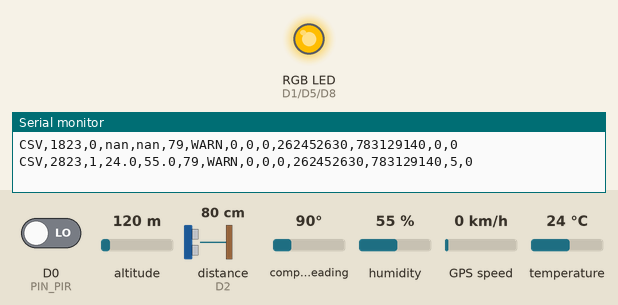
The sketch below on a simulated ESP8266 (NodeMCU). On the bench: an RGB LED mixed from three pins (HIGH = lit), the last lines printed to the serial monitor. Wiring (inferred from the names in the program): ultrasonic range finder: trigger D3; echo D2. Inputs (shaded band) come from the test bench; at power-on: distance to the obstacle (sensor on D2) 80 cm, D0 (PIN_PIR) LOW, altitude 120 m, compass heading 90°, humidity 55 %, GPS speed 0 km/h, temperature 24 °C. The echo pulse lasts 58.3 µs per cm; WiFi joins after 1.5 s; servers stay silent unless stated; the GPS gets a fix after 3 s at 37.7749, -122.4194 with 8 satellites; pins used as bus, display or sensor lines are not drawn.

Above: at 3.0 s.
3.1 s: distance to the obstacle (sensor on D2) set to 66 cm
At 4.5 s:
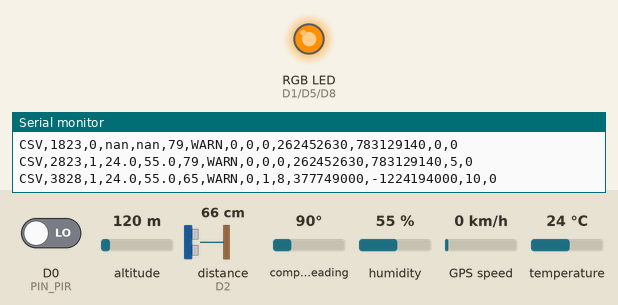
4.8 s: distance to the obstacle (sensor on D2) set to 58 cm
At 6.0 s:
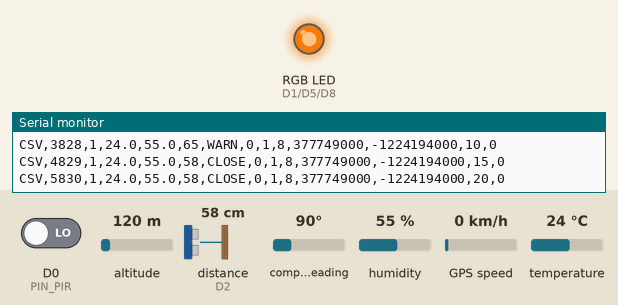
6.3 s: distance to the obstacle (sensor on D2) set to 250 cm
At 7.2 s:
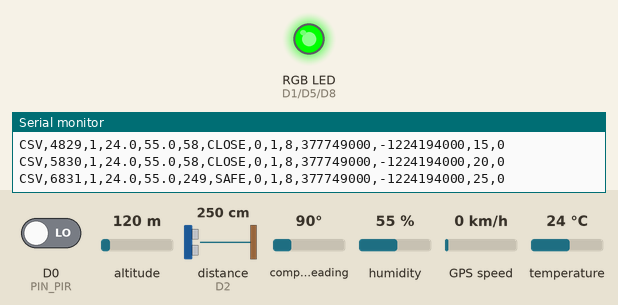
7.8 s: distance to the obstacle (sensor on D2) set to 204 cm
9.3 s: distance to the obstacle (sensor on D2) set to 195 cm
At 10.4 s:
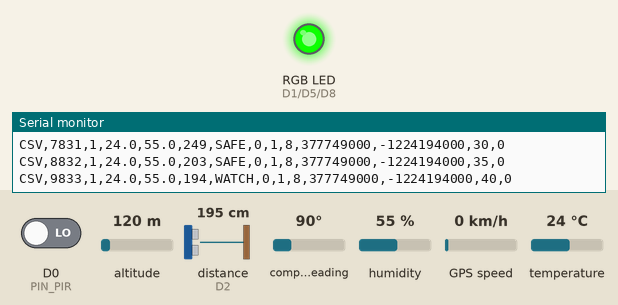
10.8 s: distance to the obstacle (sensor on D2) set to 2 cm
At 11.6 s:
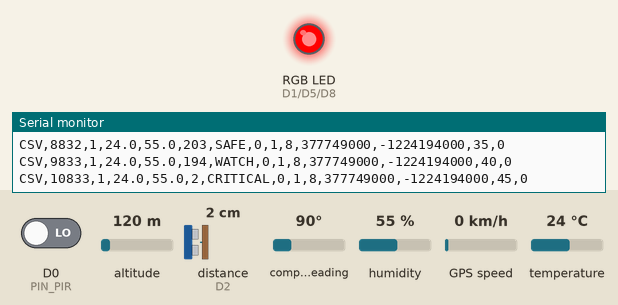
Timing chart, 0 to 13.3 s (numbered marks = the images above; inputs shaded):
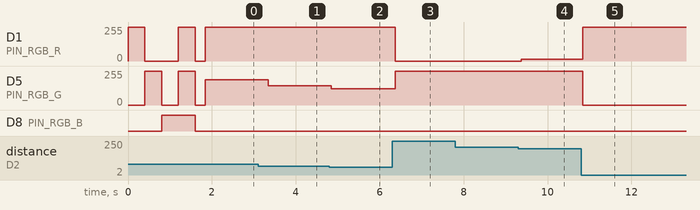

Measured:
- after the input at 3.1 s, D5 (PIN_RGB_G): 189/255 → 144/255 after 0.24 s
- after the input at 4.8 s, D5 (PIN_RGB_G): 144/255 → 122/255 at once
- after the input at 6.3 s, D1 (PIN_RGB_R): 255/255 → 0/255 after 0.08 s; D5 (PIN_RGB_G): 122/255 → 255/255 after 0.08 s
- after the input at 9.3 s, D1 (PIN_RGB_R): 0/255 → 14/255 after 0.07 s
- after the input at 10.8 s, D1 (PIN_RGB_R): 14/255 → 255/255 at once; D5 (PIN_RGB_G): 255/255 → 0/255 at once

The sketch:

board1_main.ino
```cpp
/*
 * ============================================================================
 *  BOARD 1 - SENSOR NODE (FINAL / FROZEN PIN MAP)
 * ============================================================================
 *
 *  Reads DHT22, HC-SR04, PIR and GPS, computes the alert zone, drives the
 *  local RGB LED, and broadcasts a SensorPacket to board 2 over ESP-NOW.
 *
 *  FROZEN WIRING - see FINAL_PINOUT.md before changing anything
 *  -------------------------------------------------------------
 *    DHT22 DATA   -> D4  / GPIO2   (10k pull-up to 3V3)
 *    HC-SR04 TRIG -> D3  / GPIO0   (10k pull-up to 3V3)
 *    HC-SR04 ECHO -> D2  / GPIO4   (1k series + 2k to GND divider)
 *    PIR OUT      -> D0  / GPIO16
 *    GPS TX       -> D6  / GPIO12  (ESP software-serial RX)
 *    GPS RX       -> D7  / GPIO13  (ESP software-serial TX)
 *    RGB R/G/B    -> D1/D5/D8 (GPIO5/14/15) via 100R to MOSFET gates
 *
 *  ESP-NOW
 *  -------
 *    Channel 1, broadcast MAC FF:FF:FF:FF:FF:FF, 5 packets per second.
 *    Board 2 only listens; it does not send anything back.
 *
 *  Serial monitor: 115200 baud.
 * ============================================================================
 */

#include <DHT.h>
#include <SoftwareSerial.h>
#include <TinyGPSPlus.h>
#include <ESP8266WiFi.h>
#include <espnow.h>
#include <user_interface.h>

// ---------------------------------------------------------------------------
// FROZEN PIN MAP - keep these numbers identical to FINAL_PINOUT.md
// ---------------------------------------------------------------------------
const uint8_t PIN_DHT = 2;       // D4  / GPIO2
const uint8_t PIN_TRIG = 0;      // D3  / GPIO0
const uint8_t PIN_ECHO = 4;      // D2  / GPIO4
const uint8_t PIN_PIR = 16;      // D0  / GPIO16
const uint8_t PIN_GPS_RX = 12;   // D6  / GPIO12
const uint8_t PIN_GPS_TX = 13;   // D7  / GPIO13
const uint8_t PIN_RGB_R = 5;     // D1  / GPIO5
const uint8_t PIN_RGB_G = 14;    // D5  / GPIO14
const uint8_t PIN_RGB_B = 15;    // D8  / GPIO15

// 0 cm means "blocked / no echo" and is CRITICAL red.
// 999 is a separate "no target, above 400 cm" sentinel.
const uint16_t DIST_INVALID = 999;

// Packet identity. Board 2 rejects anything with a different magic/version.
const uint16_t PACKET_MAGIC = 0x5A31;
const uint8_t PACKET_VERSION = 1;

// Zone numbers are shared by both boards.
enum AlertZone : uint8_t {
  ZONE_SAFE = 0,
  ZONE_WATCH = 1,
  ZONE_WARN = 2,
  ZONE_CLOSE = 3,
  ZONE_CRITICAL = 4
};

// ---------------------------------------------------------------------------
// ESP-NOW packet
// ---------------------------------------------------------------------------
// Kept small (34 bytes) and packed so both boards agree on the exact layout.
// latE7/lngE7 are latitude/longitude multiplied by 10,000,000 and stored as
// integers. This avoids sending 64-bit doubles and keeps the packet compact.
// ---------------------------------------------------------------------------
typedef struct __attribute__((packed)) {
  uint16_t magic;       // PACKET_MAGIC
  uint8_t version;      // PACKET_VERSION
  uint32_t seq;         // packet counter, wraps naturally
  uint32_t uptimeMs;    // sender millis()
  float tempC;          // last valid DHT temperature
  float humidity;       // last valid DHT humidity
  uint16_t distanceCm;  // 0 = blocked, 999 = no target, else 1..400
  uint8_t motion;       // 0/1 from PIR
  uint8_t zone;         // AlertZone
  uint8_t gpsFix;       // 0/1
  uint8_t satellites;   // satellite count, capped at 255
  uint8_t dhtValid;     // 0 = last DHT read failed
  int32_t latE7;        // latitude * 10^7
  int32_t lngE7;        // longitude * 10^7
} SensorPacket;

// ---------------------------------------------------------------------------
// Global objects and state
// ---------------------------------------------------------------------------
DHT dht(PIN_DHT, DHT22);
SoftwareSerial gpsSerial(PIN_GPS_RX, PIN_GPS_TX);
TinyGPSPlus gps;

SensorPacket packet;
uint32_t packetSeq = 0;

uint16_t distanceCm = DIST_INVALID;
uint8_t currentZone = ZONE_SAFE;
uint8_t motion = 0;
uint8_t dhtValid = 0;
float lastTempC = NAN;
float lastHumidity = NAN;
const int32_t DEFAULT_LAT_E7 = 262452630L; // 26.245263 N (Default base location when no GPS lock)
const int32_t DEFAULT_LNG_E7 = 783129140L; // 78.312914 E
uint8_t gpsFix = 0;
uint8_t satellites = 0;
int32_t latE7 = DEFAULT_LAT_E7;
int32_t lngE7 = DEFAULT_LNG_E7;

unsigned long lastDistanceMs = 0;
unsigned long lastDhtMs = 0;
unsigned long lastSendMs = 0;
unsigned long lastDebugMs = 0;

// ESP-NOW state
bool espNowReady = false;
uint8_t broadcastMac[6] = {0xFF, 0xFF, 0xFF, 0xFF, 0xFF, 0xFF};
volatile uint32_t sendOk = 0;
volatile uint32_t sendFail = 0;

// ---------------------------------------------------------------------------
// ESP-NOW send callback
// ---------------------------------------------------------------------------
// status == 0 means the packet was handed to the WiFi layer successfully.
// Broadcast packets are not acknowledged by the receiver, so this is not a
// delivery guarantee; board 2 uses a timeout to detect a lost link.
// ---------------------------------------------------------------------------
void onSent(uint8_t *mac, uint8_t status) {
  if (status == 0) {
    sendOk++;
  } else {
    sendFail++;
  }
}

// ---------------------------------------------------------------------------
// HC-SR04 distance
// ---------------------------------------------------------------------------
// One 10 us trigger pulse, then measure the ECHO HIGH time.
// distance_cm = duration_us * 0.0343 / 2
// pulseIn() returns 0 on its 25 ms timeout (indicating clear open path / no target).
// ---------------------------------------------------------------------------
uint16_t readOnceCm() {
  digitalWrite(PIN_TRIG, LOW);
  delayMicroseconds(2);
  digitalWrite(PIN_TRIG, HIGH);
  delayMicroseconds(10);
  digitalWrite(PIN_TRIG, LOW);

  unsigned long duration = pulseIn(PIN_ECHO, HIGH, 25000UL); // 25ms timeout (~4.3m max)
  if (duration == 0) {
    return DIST_INVALID; // Timeout = no obstacle in range / open space
  }
  uint16_t cm = (uint16_t)(duration * 0.0343 / 2.0);
  if (cm < 2 || cm > 400) {
    return DIST_INVALID;
  }
  return cm;
}

// ---------------------------------------------------------------------------
// Median of three - removes a single wild ultrasonic reading.
// ---------------------------------------------------------------------------
uint16_t median3(uint16_t a, uint16_t b, uint16_t c) {
  if (a > b) {
    uint16_t t = a;
    a = b;
    b = t;
  }
  if (b > c) {
    uint16_t t = b;
    b = c;
    c = t;
  }
  if (a > b) {
    uint16_t t = a;
    a = b;
    b = t;
  }
  return b;
}

// ---------------------------------------------------------------------------
// Read distance three times and keep the median.
//   > 400 cm or timeout -> DIST_INVALID (safe / no obstacle)
//   2..400              -> valid centimetres
// ---------------------------------------------------------------------------
uint16_t readDistanceCm() {
  uint16_t a = readOnceCm();
  uint16_t b = readOnceCm();
  uint16_t c = readOnceCm();
  uint16_t m = median3(a, b, c);

  if (m == 0 || m > 400 || m == DIST_INVALID) {
    return DIST_INVALID;
  }
  return m;
}

// ---------------------------------------------------------------------------
// Distance -> zone
// ---------------------------------------------------------------------------
// Rule: Anything >= 200 cm (or DIST_INVALID) is SAFE!
// ---------------------------------------------------------------------------
uint8_t computeZone(uint16_t cm) {
  if (cm == DIST_INVALID || cm >= 200) {
    return ZONE_SAFE;
  }
  if (cm >= 120) {
    return ZONE_WATCH;
  }
  if (cm >= 60) {
    return ZONE_WARN;
  }
  if (cm >= 20) {
    return ZONE_CLOSE;
  }
  return ZONE_CRITICAL;
}

const char *zoneName(uint8_t zone) {
  switch (zone) {
    case ZONE_SAFE: return "SAFE";
    case ZONE_WATCH: return "WATCH";
    case ZONE_WARN: return "WARN";
    case ZONE_CLOSE: return "CLOSE";
    case ZONE_CRITICAL: return "CRITICAL";
    default: return "?";
  }
}

// ---------------------------------------------------------------------------
// RGB output (common anode + low-side N-MOSFET: PWM HIGH turns the colour on)
// ---------------------------------------------------------------------------
void setColor(uint8_t r, uint8_t g, uint8_t b) {
  analogWrite(PIN_RGB_R, r);
  analogWrite(PIN_RGB_G, g);
  analogWrite(PIN_RGB_B, b);
}

// Blip timing state for Board 1
unsigned long rfTxBlipMs = 0;
bool rfTxBlipActive = false;

void triggerBoard1TxBlip() {
  rfTxBlipMs = millis();
  rfTxBlipActive = true;
}

// ---------------------------------------------------------------------------
// High-Precision Analog Color Gradient (Continuous 24-bit PWM Interpolation)
// Smoothly transitions from Pure Green -> Lime -> Yellow -> Orange -> Deep Red
// Threshold: >= 200 cm is SAFE (Pure Solid Green)
// ---------------------------------------------------------------------------
void computeProximityColor(uint16_t cm, uint8_t &r, uint8_t &g, uint8_t &b) {
  b = 0; // Pure warm/hazard spectrum

  // 1. Clear / Safe Buffer (>= 200 cm or DIST_INVALID): Pure Green
  if (cm == DIST_INVALID || cm >= 200) {
    r = 0;
    g = 255;
    return;
  }

  // 2. Critical Stop / Touch (<= 20 cm): Pure Solid Red
  if (cm <= 20) {
    r = 255;
    g = 0;
    return;
  }

  // 3. Approach Zone (100 cm to 200 cm): Green stays 255, Red ramps up 0 -> 255
  // (Pure Green at 200cm -> Lime at 160cm -> Chartreuse at 130cm -> Pure Yellow at 100cm)
  if (cm >= 100) {
    r = (uint8_t)map(cm, 200, 100, 0, 255);
    g = 255;
    return;
  }

  // 4. Proximity Danger Zone (20 cm to 100 cm): Red stays 255, Green drops 255 -> 0
  // (Pure Yellow at 100cm -> Amber at 70cm -> Orange at 45cm -> Deep Red at 20cm)
  r = 255;
  g = (uint8_t)map(cm, 100, 20, 255, 0);
}

void applyZoneColor(uint16_t cm) {
  // RF Transmission Spark Blip (20 ms subtle Cyan-White spark every 1 second)
  if (rfTxBlipActive) {
    if (millis() - rfTxBlipMs <= 20) {
      setColor(180, 255, 255); // 20 ms RF Transmission confirmation spark
      return;
    } else {
      rfTxBlipActive = false;
    }
  }

  // Board 1 RGB is 100% Dedicated to Proximity Radar:
  // >= 200 cm or DIST_INVALID: PURE SOLID GREEN (0, 255, 0)
  // < 200 cm: High-precision analog color gradient (Green -> Yellow -> Orange -> Red)
  // < 8 cm: Pure Solid Red (255, 0, 0)
  uint8_t r = 0, g = 0, b = 0;
  computeProximityColor(cm, r, g, b);
  setColor(r, g, b);
}

// Wi-Fi Channel Synchronization (matches router NASA)
const char *WIFI_SSID = "NASA";
const char *WIFI_PASS = "9936@Pari";

// ---------------------------------------------------------------------------
// ESP-NOW setup
// ---------------------------------------------------------------------------
bool initEspNow() {
  WiFi.persistent(false);              // do not write WiFi settings to flash
  WiFi.mode(WIFI_STA);                 // ESP-NOW needs station mode
  WiFi.begin(WIFI_SSID, WIFI_PASS);    // Connect to NASA to sync Wi-Fi channel
  delay(100);

  WiFi.setSleepMode(WIFI_NONE_SLEEP);  // keep the radio awake for low latency
  if (WiFi.channel() == 0) {
    WiFi.channel(1);                   // Fallback to channel 1 if offline
  }
  delay(100);

  if (esp_now_init() != 0) {
    Serial.println("ESP-NOW init FAILED");
    return false;
  }

  esp_now_set_self_role(ESP_NOW_ROLE_COMBO);
  esp_now_register_send_cb(onSent);

  int peerResult = esp_now_add_peer(broadcastMac, ESP_NOW_ROLE_COMBO, 1, NULL, 0);

  Serial.print("ESP-NOW ready, channel=");
  Serial.print(WiFi.channel());
  Serial.print(", peerAdd=");
  Serial.print(peerResult);
  Serial.print(", MAC=");
  Serial.println(WiFi.macAddress());

  return true;
}

// ---------------------------------------------------------------------------
// Build and send one packet
// ---------------------------------------------------------------------------
void sendPacket() {
  if (!espNowReady) {
    return;
  }

  packet.magic = PACKET_MAGIC;
  packet.version = PACKET_VERSION;
  packet.seq = packetSeq++;
  packet.uptimeMs = millis();
  packet.tempC = lastTempC;
  packet.humidity = lastHumidity;
  packet.distanceCm = distanceCm;
  packet.motion = motion;
  packet.zone = currentZone;
  packet.gpsFix = gpsFix;
  packet.satellites = satellites;
  packet.dhtValid = dhtValid;
  packet.latE7 = latE7;
  packet.lngE7 = lngE7;

  int result = esp_now_send(broadcastMac, (uint8_t *)&packet, (int)sizeof(packet));
  if (result == 0) {
    static uint8_t txCount = 0;
    if (++txCount >= 5) { // Every 5 packets = 1 second
      txCount = 0;
      triggerBoard1TxBlip();
    }
  } else {
    sendFail++;
  }
}

// ---------------------------------------------------------------------------
// setup()
// ---------------------------------------------------------------------------
void setup() {
  Serial.begin(115200);
  gpsSerial.begin(9600);
  dht.begin();

  pinMode(PIN_TRIG, OUTPUT);
  pinMode(PIN_ECHO, INPUT);
  pinMode(PIN_PIR, INPUT);
  pinMode(PIN_RGB_R, OUTPUT);
  pinMode(PIN_RGB_G, OUTPUT);
  pinMode(PIN_RGB_B, OUTPUT);

  digitalWrite(PIN_TRIG, LOW);

  Serial.println();
  Serial.println("BOARD 1 - SENSOR NODE (FINAL)");
  Serial.println("DHT=D4 TRIG=D3 ECHO=D2 PIR=D0 GPS=D6/D7 RGB=D1/D5/D8");

  // Visible RGB self-test. Wrong order means wrong channel wiring.
  setColor(255, 0, 0);
  delay(400);
  setColor(0, 255, 0);
  delay(400);
  setColor(0, 0, 255);
  delay(400);
  setColor(255, 255, 255);
  delay(400);
  setColor(0, 0, 0);

  espNowReady = initEspNow();
  if (!espNowReady) {
    Serial.println("Sensors still run, but no packets will be sent.");
  }

  Serial.println("CSV,ms,dhtValid,tempC,humidity,distanceCm,zone,motion,gpsFix,sats,latE7,lngE7,sendOk,sendFail");
}

// ---------------------------------------------------------------------------
// loop()
// ---------------------------------------------------------------------------
void loop() {
  // GPS must be fed continuously; it streams NMEA sentences all the time.
  while (gpsSerial.available()) {
    gps.encode(gpsSerial.read());
  }

  unsigned long now = millis();

  // ---- Distance every 300 ms -------------------------------------------
  if (now - lastDistanceMs >= 300) {
    lastDistanceMs = now;
    distanceCm = readDistanceCm();
    currentZone = computeZone(distanceCm);
    applyZoneColor(distanceCm);
  }

  // ---- DHT22 every 2 seconds -------------------------------------------
  // Keep the last valid value if a read fails, but tell board 2 about it.
  if (now - lastDhtMs >= 2000) {
    lastDhtMs = now;
    float t = dht.readTemperature();
    float h = dht.readHumidity();

    if (isnan(t) || isnan(h)) {
      dhtValid = 0;
    } else {
      lastTempC = t;
      lastHumidity = h;
      dhtValid = 1;
    }
  }

  // ---- PIR -------------------------------------------------------------
  uint8_t prevMotion = motion;
  motion = digitalRead(PIN_PIR) ? 1 : 0;
  if (motion != prevMotion && (distanceCm > 120 || distanceCm == DIST_INVALID)) {
    applyZoneColor(distanceCm);
  }

  // ---- GPS -------------------------------------------------------------
  // A fix older than 5 seconds is treated as invalid for display purposes.
  if (gps.location.isValid() && gps.location.age() < 5000) {
    gpsFix = 1;
    latE7 = (int32_t)(gps.location.lat() * 10000000.0);
    lngE7 = (int32_t)(gps.location.lng() * 10000000.0);
  } else {
    gpsFix = 0;
    latE7 = DEFAULT_LAT_E7;
    lngE7 = DEFAULT_LNG_E7;
  }

  uint32_t sats = gps.satellites.value();
  satellites = (uint8_t)(sats > 255 ? 255 : sats);

  // ---- ESP-NOW packet every 200 ms (5 Hz) ------------------------------
  if (now - lastSendMs >= 200) {
    lastSendMs = now;
    sendPacket();
  }

  // ---- Serial CSV once per second --------------------------------------
  if (now - lastDebugMs >= 1000) {
    lastDebugMs = now;

    Serial.print("CSV,");
    Serial.print(now);
    Serial.print(',');
    Serial.print(dhtValid);
    Serial.print(',');
    Serial.print(lastTempC, 1);
    Serial.print(',');
    Serial.print(lastHumidity, 1);
    Serial.print(',');
    Serial.print(distanceCm);
    Serial.print(',');
    Serial.print(zoneName(currentZone));
    Serial.print(',');
    Serial.print(motion);
    Serial.print(',');
    Serial.print(gpsFix);
    Serial.print(',');
    Serial.print(satellites);
    Serial.print(',');
    Serial.print(latE7);
    Serial.print(',');
    Serial.print(lngE7);
    Serial.print(',');
    Serial.print(sendOk);
    Serial.print(',');
    Serial.println(sendFail);
  }
}
```
